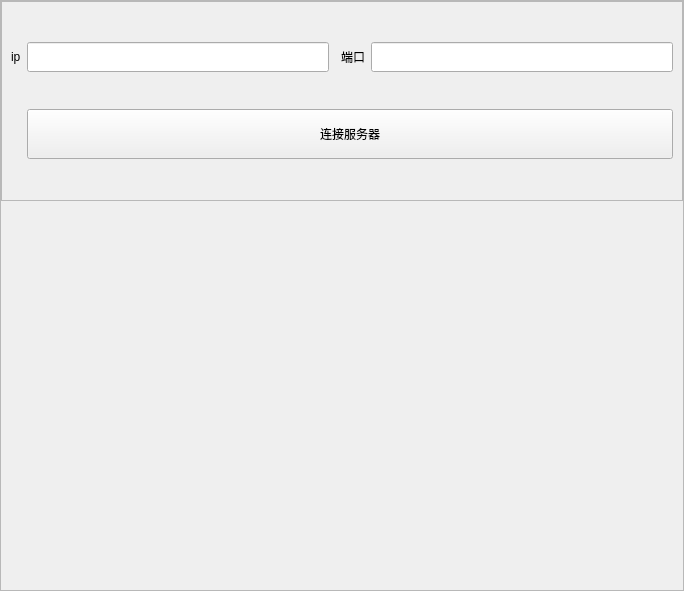
<?xml version="1.0" encoding="UTF-8"?>
<ui version="4.0">
 <class>stack_conn_server</class>
 <widget class="QWidget" name="stack_conn_server">
  <property name="geometry">
   <rect>
    <x>0</x>
    <y>0</y>
    <width>684</width>
    <height>591</height>
   </rect>
  </property>
  <property name="windowTitle">
   <string>Form</string>
  </property>
  <layout class="QVBoxLayout" name="verticalLayout">
   <property name="leftMargin">
    <number>0</number>
   </property>
   <property name="topMargin">
    <number>0</number>
   </property>
   <property name="rightMargin">
    <number>0</number>
   </property>
   <property name="bottomMargin">
    <number>0</number>
   </property>
   <item>
    <widget class="QScrollArea" name="scrollArea">
     <property name="widgetResizable">
      <bool>true</bool>
     </property>
     <widget class="QWidget" name="scrollAreaWidgetContents">
      <property name="geometry">
       <rect>
        <x>0</x>
        <y>0</y>
        <width>682</width>
        <height>589</height>
       </rect>
      </property>
      <layout class="QVBoxLayout" name="verticalLayout_2">
       <property name="leftMargin">
        <number>0</number>
       </property>
       <property name="topMargin">
        <number>0</number>
       </property>
       <property name="rightMargin">
        <number>0</number>
       </property>
       <property name="bottomMargin">
        <number>0</number>
       </property>
       <item>
        <widget class="QFrame" name="frame">
         <property name="sizePolicy">
          <sizepolicy hsizetype="Preferred" vsizetype="Fixed">
           <horstretch>0</horstretch>
           <verstretch>0</verstretch>
          </sizepolicy>
         </property>
         <property name="minimumSize">
          <size>
           <width>0</width>
           <height>200</height>
          </size>
         </property>
         <property name="frameShape">
          <enum>QFrame::Shape::StyledPanel</enum>
         </property>
         <property name="frameShadow">
          <enum>QFrame::Shadow::Raised</enum>
         </property>
         <layout class="QGridLayout" name="gridLayout">
          <item row="0" column="0">
           <widget class="QLabel" name="label">
            <property name="text">
             <string>ip</string>
            </property>
           </widget>
          </item>
          <item row="0" column="1">
           <widget class="QLineEdit" name="ip_line_edit">
            <property name="minimumSize">
             <size>
              <width>0</width>
              <height>30</height>
             </size>
            </property>
           </widget>
          </item>
          <item row="0" column="3">
           <widget class="QLabel" name="label_2">
            <property name="text">
             <string>端口</string>
            </property>
           </widget>
          </item>
          <item row="0" column="4">
           <widget class="QLineEdit" name="port_line_edit">
            <property name="minimumSize">
             <size>
              <width>0</width>
              <height>30</height>
             </size>
            </property>
           </widget>
          </item>
          <item row="1" column="1" colspan="4">
           <widget class="QPushButton" name="connServer_btn">
            <property name="minimumSize">
             <size>
              <width>0</width>
              <height>50</height>
             </size>
            </property>
            <property name="text">
             <string>连接服务器</string>
            </property>
           </widget>
          </item>
         </layout>
        </widget>
       </item>
       <item>
        <spacer name="verticalSpacer">
         <property name="orientation">
          <enum>Qt::Orientation::Vertical</enum>
         </property>
         <property name="sizeHint" stdset="0">
          <size>
           <width>20</width>
           <height>40</height>
          </size>
         </property>
        </spacer>
       </item>
      </layout>
     </widget>
    </widget>
   </item>
  </layout>
 </widget>
 <resources/>
 <connections/>
</ui>
